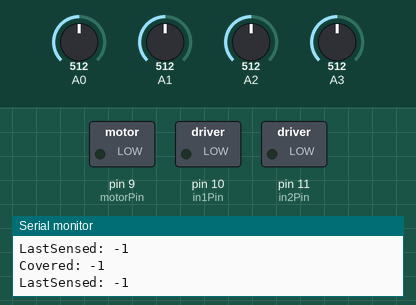
Recording of a sketch running on a simulated Arduino Uno, built with avr-gcc and run on an emulated ATmega328P. Parts: switched loads named in the sketch (green lamp = pin HIGH), the last lines printed to the serial monitor. Inputs (shaded band) come from the test bench; at power-on: A0 = 512, A1 = 512, A2 = 512, A3 = 512.

Above: at 2.2 s.
2.3 s: A0 set to 544
5.3 s: A0 set to 573
At 5.7 s:
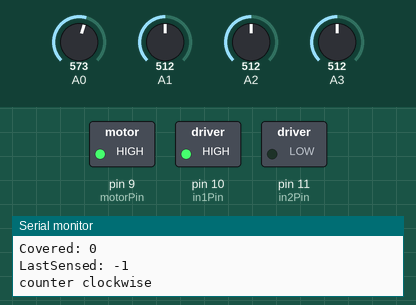
At 8.0 s:
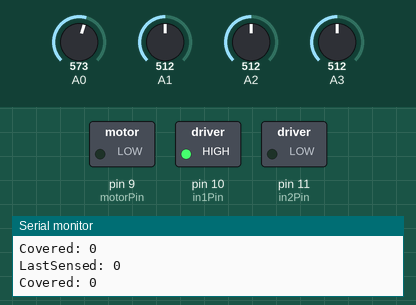
Timing chart, 0 to 9.5 s (numbered marks = the images above; inputs shaded):
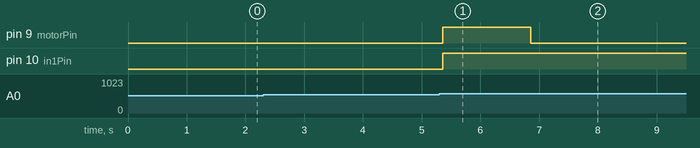

The sketch:

movingHatFinal.ino
```cpp
/*
 *  The final code base for final Project Group 6: movingHat. This code
 *  works with a variety of peripherals, such as photoresistors, the L2P3D chip,
 *  and a motor in order to create a "controlling" effect. It effectively allows
 *  the user to wave their hand in a circle over the photoresistors, and that controls
 *  the speed and direction of a motor, which is placed delicately below a hat, creating
 *  an image that the hat is moving via magic control.
 *
 *  Authors: Audrey Brooke, Justin He, Maximilian Lee
 *  Group 6
 *
 */

// Pin Configuration
// Photoresistor controls
int numPins = 4;
int lightPins[] = {0, 1, 2, 3}; //the analog pin the photoresistor is
int baseLevel = 160;
int lastSensed;

// Motor Controls
int motorDir = 0; // 0 is clockwise; 1 is counter clockwise
int motorPin = 9;
int in1Pin = 10;
int in2Pin = 11;

void setup() {
  // open Serial printer
  Serial.begin(9600);
  baseLevel = test();
  // assign the index of the most recent sensor to lastSensed
  lastSensed = findSensor();
  // motor configuration
  pinMode(motorPin, OUTPUT);
  pinMode(in1Pin, OUTPUT);
  pinMode(in2Pin, OUTPUT);
}

void loop() {
  int covered = findSensor();
  Serial.print("Covered: ");
  Serial.println(covered);
  Serial.print("LastSensed: ");
  Serial.println(lastSensed);
  if (covered != -1 && covered != lastSensed) { // check if hand has moved to a new sensor
    if (covered > lastSensed) {
      if (covered == numPins - 1 && lastSensed == 0) // check if looping around array
      {
        // turn clockwise
        Serial.println("clockwise");
        motorDir = 0;
      } else {
        // turn counter clockwise
        Serial.println("counter clockwise");
        motorDir = 1;
      }
    } else if (covered < lastSensed) {
      if (covered == 0 && lastSensed == numPins - 1) { // check if looping around array
          // turn clockwise
          Serial.println("counter clockwise");
          motorDir = 1;
      } else {
        // turn clockwise
        Serial.println("clockwise");
        motorDir = 0;
      }
    }
    if (lastSensed != covered) {
      lastSensed = covered;
      // set motor direction
      if (motorDir == 0) {
        digitalWrite(in1Pin, LOW);
        digitalWrite(in2Pin, HIGH);
      }
      else if (motorDir == 1) {
        digitalWrite(in1Pin, HIGH);
        digitalWrite(in2Pin, LOW);
      }
      activateMotor();
    }
  }
}

/*
 *  activateMotor() function, when called, rotates the motor in 1 go for a second.
 *
 */
void activateMotor() {
  digitalWrite(motorPin, HIGH);
  delay(1500);
  digitalWrite(motorPin, LOW);
  delay(1000);
}

/*
 *  findSensor() determines which of the sensors is
 *  being covered (if any). Will return index of the sensor,
 *  and if no sensors are being covered, will return
 *  -1.
 *
 */
int findSensor () {
  for (int i = 0; i < numPins; i++) {
    if (analogRead(lightPins[i]) > baseLevel) {
      return i;
    }
  }
  return -1;
}

/*
 *  Test() allows us to determine the base level of light levels
 *  in the environment, so that way our measurements for our
 *  photoresistors are of highest accuracy possible.
 *
 */
int test () {
  delay(1000);
  int lightLevel;
  for (int i = 0; i < 4; i++) {
    lightLevel = analogRead(lightPins[i]); //Read the
    Serial.print(i);
    Serial.print(": ");
    Serial.println(lightLevel);
  }
  return lightLevel + 50;
}
```

Measured:
- the behaviour switches between 562 and 563 on A0 (found by bisection; images 0 and 1)
- after the input at 5.3 s, pin 9 (motorPin): LOW → HIGH after 0.06 s, → LOW 1.5 s later; pin 10 (in1Pin): LOW → HIGH after 0.06 s
